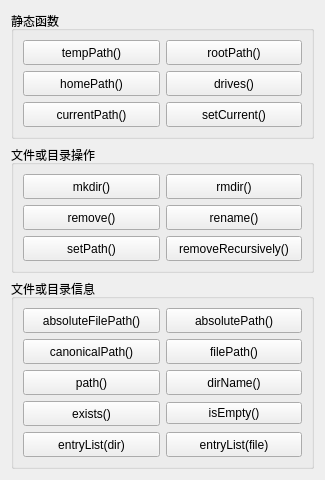
      <widget class="QWidget" name="pageDir">
       <property name="geometry">
        <rect>
         <x>0</x>
         <y>0</y>
         <width>325</width>
         <height>461</height>
        </rect>
       </property>
       <attribute name="icon">
        <iconset resource="res.qrc">
         <normaloff>:/images/images/007.GIF</normaloff>:/images/images/007.GIF</iconset>
       </attribute>
       <attribute name="label">
        <string>QDir类</string>
       </attribute>
       <layout class="QVBoxLayout" name="verticalLayout_4">
        <item>
         <widget class="QGroupBox" name="groupBox">
          <property name="title">
           <string>静态函数</string>
          </property>
          <layout class="QGridLayout" name="gridLayout_3">
           <item row="1" column="0">
            <widget class="QPushButton" name="pushButton_8">
             <property name="minimumSize">
              <size>
               <width>0</width>
               <height>25</height>
              </size>
             </property>
             <property name="toolTip">
              <string>Returns the absolute path of the user's home directory</string>
             </property>
             <property name="text">
              <string>homePath()</string>
             </property>
            </widget>
           </item>
           <item row="0" column="0">
            <widget class="QPushButton" name="pushButton_10">
             <property name="minimumSize">
              <size>
               <width>0</width>
               <height>25</height>
              </size>
             </property>
             <property name="toolTip">
              <string>Returns the absolute canonical path of the system's temporary directory</string>
             </property>
             <property name="text">
              <string>tempPath()</string>
             </property>
            </widget>
           </item>
           <item row="0" column="1">
            <widget class="QPushButton" name="pushButton_9">
             <property name="minimumSize">
              <size>
               <width>0</width>
               <height>25</height>
              </size>
             </property>
             <property name="toolTip">
              <string>Returns the absolute path of the root directory</string>
             </property>
             <property name="text">
              <string>rootPath()</string>
             </property>
            </widget>
           </item>
           <item row="1" column="1">
            <widget class="QPushButton" name="pushButton_7">
             <property name="minimumSize">
              <size>
               <width>0</width>
               <height>25</height>
              </size>
             </property>
             <property name="toolTip">
              <string>Returns a list of the root directories on this system</string>
             </property>
             <property name="text">
              <string>drives()</string>
             </property>
            </widget>
           </item>
           <item row="2" column="0">
            <widget class="QPushButton" name="pushButton_6">
             <property name="minimumSize">
              <size>
               <width>0</width>
               <height>25</height>
              </size>
             </property>
             <property name="toolTip">
              <string>Returns the absolute path of the application's current directory</string>
             </property>
             <property name="text">
              <string>currentPath()</string>
             </property>
            </widget>
           </item>
           <item row="2" column="1">
            <widget class="QPushButton" name="pushButton_60">
             <property name="minimumSize">
              <size>
               <width>0</width>
               <height>25</height>
              </size>
             </property>
             <property name="toolTip">
              <string>Sets the application's current working directory to path</string>
             </property>
             <property name="text">
              <string>setCurrent()</string>
             </property>
            </widget>
           </item>
          </layout>
         </widget>
        </item>
        <item>
         <widget class="QGroupBox" name="groupBox_4">
          <property name="title">
           <string>文件或目录操作</string>
          </property>
          <layout class="QGridLayout" name="gridLayout_2">
           <item row="0" column="0">
            <widget class="QPushButton" name="pushButton_20">
             <property name="minimumSize">
              <size>
               <width>0</width>
               <height>25</height>
              </size>
             </property>
             <property name="toolTip">
              <string>Creates a sub-directory called dirName.</string>
             </property>
             <property name="text">
              <string>mkdir()</string>
             </property>
            </widget>
           </item>
           <item row="2" column="0">
            <widget class="QPushButton" name="pushButton_22">
             <property name="minimumSize">
              <size>
               <width>0</width>
               <height>25</height>
              </size>
             </property>
             <property name="toolTip">
              <string>Removes the file, fileName.</string>
             </property>
             <property name="text">
              <string>remove()</string>
             </property>
            </widget>
           </item>
           <item row="2" column="1">
            <widget class="QPushButton" name="pushButton_23">
             <property name="minimumSize">
              <size>
               <width>0</width>
               <height>25</height>
              </size>
             </property>
             <property name="toolTip">
              <string>Renames a file or directory from oldName to newName</string>
             </property>
             <property name="text">
              <string>rename()</string>
             </property>
            </widget>
           </item>
           <item row="3" column="0">
            <widget class="QPushButton" name="pushButton_26">
             <property name="minimumSize">
              <size>
               <width>0</width>
               <height>25</height>
              </size>
             </property>
             <property name="toolTip">
              <string>Sets the path of the directory to path</string>
             </property>
             <property name="text">
              <string>setPath()</string>
             </property>
            </widget>
           </item>
           <item row="0" column="1">
            <widget class="QPushButton" name="pushButton_24">
             <property name="minimumSize">
              <size>
               <width>0</width>
               <height>25</height>
              </size>
             </property>
             <property name="toolTip">
              <string>Removes the directory specified by dirName.</string>
             </property>
             <property name="text">
              <string>rmdir()</string>
             </property>
            </widget>
           </item>
           <item row="3" column="1">
            <widget class="QPushButton" name="pushButton_12">
             <property name="minimumSize">
              <size>
               <width>0</width>
               <height>25</height>
              </size>
             </property>
             <property name="toolTip">
              <string>Removes the directory, including all its contents.</string>
             </property>
             <property name="text">
              <string>removeRecursively()</string>
             </property>
            </widget>
           </item>
          </layout>
         </widget>
        </item>
        <item>
         <widget class="QGroupBox" name="groupBox_3">
          <property name="title">
           <string>文件或目录信息</string>
          </property>
          <layout class="QGridLayout" name="gridLayout">
           <item row="1" column="1">
            <widget class="QPushButton" name="pushButton_19">
             <property name="minimumSize">
              <size>
               <width>0</width>
               <height>25</height>
              </size>
             </property>
             <property name="toolTip">
              <string>Returns the path name of a file in the directory</string>
             </property>
             <property name="text">
              <string>filePath()</string>
             </property>
            </widget>
           </item>
           <item row="4" column="0">
            <widget class="QPushButton" name="pushButton_11">
             <property name="minimumSize">
              <size>
               <width>0</width>
               <height>25</height>
              </size>
             </property>
             <property name="toolTip">
              <string>Returns a list of the names of all the files and directories in the directory</string>
             </property>
             <property name="text">
              <string>entryList(dir)</string>
             </property>
            </widget>
           </item>
           <item row="4" column="1">
            <widget class="QPushButton" name="pushButton_17">
             <property name="minimumSize">
              <size>
               <width>0</width>
               <height>25</height>
              </size>
             </property>
             <property name="toolTip">
              <string>Returns a list of the names of all the files and directories in the directory</string>
             </property>
             <property name="text">
              <string>entryList(file)</string>
             </property>
            </widget>
           </item>
           <item row="0" column="1">
            <widget class="QPushButton" name="pushButton_14">
             <property name="minimumSize">
              <size>
               <width>0</width>
               <height>25</height>
              </size>
             </property>
             <property name="toolTip">
              <string>Returns the absolute path (a path that starts with &quot;/&quot; or with a drive specification)</string>
             </property>
             <property name="text">
              <string>absolutePath()</string>
             </property>
            </widget>
           </item>
           <item row="1" column="0">
            <widget class="QPushButton" name="pushButton_15">
             <property name="minimumSize">
              <size>
               <width>0</width>
               <height>25</height>
              </size>
             </property>
             <property name="toolTip">
              <string>Returns the canonical path, i.e. a path without symbolic links or redundant &quot;.&quot; or &quot;..&quot; elements.</string>
             </property>
             <property name="text">
              <string>canonicalPath()</string>
             </property>
            </widget>
           </item>
           <item row="3" column="0">
            <widget class="QPushButton" name="pushButton_18">
             <property name="minimumSize">
              <size>
               <width>0</width>
               <height>25</height>
              </size>
             </property>
             <property name="toolTip">
              <string>Returns true if the directory exists</string>
             </property>
             <property name="text">
              <string>exists()</string>
             </property>
            </widget>
           </item>
           <item row="0" column="0">
            <widget class="QPushButton" name="pushButton_13">
             <property name="minimumSize">
              <size>
               <width>0</width>
               <height>25</height>
              </size>
             </property>
             <property name="toolTip">
              <string>Returns the absolute path name of a file in the directory</string>
             </property>
             <property name="text">
              <string>absoluteFilePath()</string>
             </property>
            </widget>
           </item>
           <item row="2" column="0">
            <widget class="QPushButton" name="pushButton_65">
             <property name="minimumSize">
              <size>
               <width>0</width>
               <height>25</height>
              </size>
             </property>
             <property name="toolTip">
              <string>Returns the path</string>
             </property>
             <property name="text">
              <string>path()</string>
             </property>
            </widget>
           </item>
           <item row="2" column="1">
            <widget class="QPushButton" name="pushButton_16">
             <property name="minimumSize">
              <size>
               <width>0</width>
               <height>25</height>
              </size>
             </property>
             <property name="toolTip">
              <string>Returns the name of the directory</string>
             </property>
             <property name="text">
              <string>dirName()</string>
             </property>
            </widget>
           </item>
           <item row="3" column="1">
            <widget class="QPushButton" name="pushButton_66">
             <property name="toolTip">
              <string>Returns whether the directory is empty</string>
             </property>
             <property name="text">
              <string>isEmpty()</string>
             </property>
            </widget>
           </item>
          </layout>
         </widget>
        </item>
       </layout>
      </widget>
